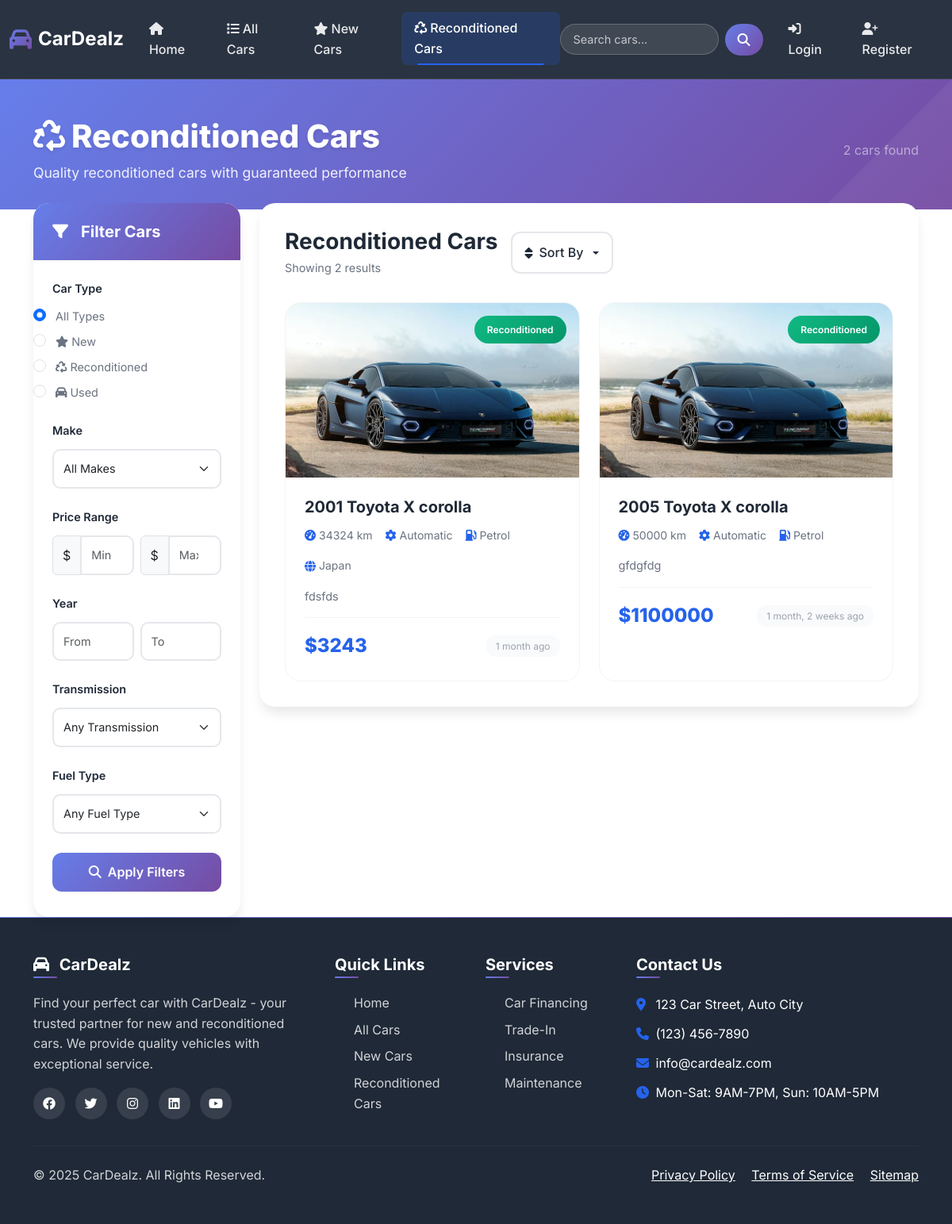
/cars/reconditioned/, run on the app's committed database.
### cars/models.py (models this page shows, shortened)
class Car(models.Model):
    NEW = 'new'
    RECONDITIONED = 'reconditioned'
    USED = 'used'
    CAR_TYPE_CHOICES = [
        (NEW, 'New'),
        (RECONDITIONED, 'Reconditioned'),
        (USED, 'Used')
    ]
    AUTOMATIC = 'automatic'
    MANUAL = 'manual'
    CVT = 'cvt'
    TRANSMISSION_CHOICES = [
        (AUTOMATIC, 'Automatic'),
        (MANUAL, 'Manual'),
        (CVT, 'CVT')
    ]
    PETROL = 'petrol'
    DIESEL = 'diesel'
    HYBRID = 'hybrid'
    ELECTRIC = 'electric'
    FUEL_TYPE_CHOICES = [
        (PETROL, 'Petrol'),
        (DIESEL, 'Diesel'),
        (HYBRID, 'Hybrid'),
        (ELECTRIC, 'Electric')
    ]
    make = models.ForeignKey(CarMake, on_delete=models.CASCADE, related_name='cars')
    model = models.ForeignKey(CarModel, on_delete=models.CASCADE, related_name='cars')
    year = models.PositiveIntegerField()
    car_type = models.CharField(max_length=20, choices=CAR_TYPE_CHOICES)
    price = models.DecimalField(max_digits=12, decimal_places=2)
    mileage = models.PositiveIntegerField(help_text="Mileage in km")
    engine_capacity = models.DecimalField(max_digits=4, decimal_places=1, help_text="Engine capacity in liters")
    transmission = models.CharField(max_length=20, choices=TRANSMISSION_CHOICES)
    fuel_type = models.CharField(max_length=20, choices=FUEL_TYPE_CHOICES)
    color = models.CharField(max_length=50)
    doors = models.PositiveSmallIntegerField(default=4)
    seats = models.PositiveSmallIntegerField(default=5)
    features = models.TextField(help_text="List the features of the car")
    description = models.TextField()
    country_of_origin = models.CharField(max_length=100, blank=True, null=True)
    recondition_status = models.CharField(max_length=100, blank=True, null=True,
                                          help_text="Details about reconditioning work done")
    seller = models.ForeignKey(User, on_delete=models.CASCADE, related_name='cars')
    is_featured = models.BooleanField(default=False)
    is_sold = models.BooleanField(default=False)
    posted_on = models.DateTimeField(auto_now_add=True)
    updated_on = models.DateTimeField(auto_now=True)
    slug = models.SlugField(max_length=200, unique=True)
    class Meta:
        ordering = ['-posted_on']
    def __str__(self):
        return f"{self.year} {self.make} {self.model} - {self.get_car_type_display()}"
    def get_absolute_url(self):
        return reverse('car-detail', kwargs={'slug': self.slug})

class CarImage(models.Model):
    car = models.ForeignKey(Car, on_delete=models.CASCADE, related_name='images')
    image = models.ImageField(upload_to='cars/')
    is_primary = models.BooleanField(default=False)

class CarMake(models.Model):
    name = models.CharField(max_length=100)
    logo = models.ImageField(upload_to='makes/', blank=True, null=True)
    description = models.TextField(blank=True)
    def __str__(self):
        return self.name

class CarModel(models.Model):
    make = models.ForeignKey(CarMake, on_delete=models.CASCADE, related_name='models')
    name = models.CharField(max_length=100)
    def __str__(self):
        return f"{self.make.name} {self.name}"

### cars/views.py (the view, shortened to what this page needs)
# urls.py: path('', views.CarListView.as_view(), name='car-list'),
class CarListView(ListView):
    model = Car
    template_name = 'cars/car_list.html'
    context_object_name = 'cars'
    paginate_by = 12
    def get_queryset(self):
        queryset = Car.objects.filter(is_sold=False)
        form = CarFilterForm(self.request.GET)
        if form.is_valid():
            data = form.cleaned_data
            if data.get('make'):
                queryset = queryset.filter(make__name__icontains=data['make'])
            if data.get('model'):
                queryset = queryset.filter(model__name__icontains=data['model'])
            if data.get('car_type'):
                queryset = queryset.filter(car_type=data['car_type'])
            if data.get('min_price'):
                queryset = queryset.filter(price__gte=data['min_price'])
            if data.get('max_price'):
                queryset = queryset.filter(price__lte=data['max_price'])
            if data.get('min_year'):
                queryset = queryset.filter(year__gte=data['min_year'])
            if data.get('max_year'):
                queryset = queryset.filter(year__lte=data['max_year'])
            if data.get('transmission'):
                queryset = queryset.filter(transmission=data['transmission'])
            if data.get('fuel_type'):
                queryset = queryset.filter(fuel_type=data['fuel_type'])
        q = self.request.GET.get('q')
        return queryset
    def get_context_data(self, **kwargs):
        context = super().get_context_data(**kwargs)
        context['filter_form'] = CarFilterForm(self.request.GET)
        context['car_types'] = Car.CAR_TYPE_CHOICES
        context['makes'] = CarMake.objects.all()
        return context

### cars/templates/cars/car_list.html (shortened to what this page needs)
{% extends 'base.html' %}
{% block content %}
<section class="page-header">
    <div class="container">
        <div class="row align-items-center">
            <div class="col-md-8">
                <h1 class="page-title">
                    {% if view.kwargs.car_type == 'new' %}
                        <i class="fas fa-star me-2"></i>New Cars
                    {% elif view.kwargs.car_type == 'reconditioned' %}
                        <i class="fas fa-recycle me-2"></i>Reconditioned Cars
                    {% else %}
                        <i class="fas fa-car me-2"></i>All Cars
                    {% endif %}
                </h1>
                <p class="page-subtitle">
                    {% if view.kwargs.car_type == 'new' %}
                        Discover our latest collection of brand new vehicles
                    {% elif view.kwargs.car_type == 'reconditioned' %}
                        Quality reconditioned cars with guaranteed performance
                    {% else %}
                        Browse our complete inventory of premium vehicles
                    {% endif %}
                </p>
            </div>
            <div class="col-md-4 text-md-end">
                <div class="d-flex align-items-center justify-content-md-end gap-3">
                    <span class="text-white-50">{{ cars|length }} cars found</span>
                </div>
            </div>
        </div>
    </div>
</section>
<div class="container main-content">
    <div class="row g-4">
        <div class="col-lg-3">
            <div class="filter-sidebar">
                <div class="filter-header">
                    <h5><i class="fas fa-filter me-2"></i>Filter Cars</h5>
                </div>
                <div class="filter-body">
                    <form method="get" action="{% url 'car-list' %}" id="filterForm">
                        <div class="filter-group">
                            <label class="filter-label">Car Type</label>
                            <div class="form-check">
                                <input class="form-check-input" type="radio" name="car_type" value="" id="type_all"
                                       {% if not filter_form.car_type.value %}checked{% endif %}>
                                <label class="form-check-label" for="type_all">All Types</label>
                            </div>
                            {% for value, display in car_types %}
                                <div class="form-check">
                                    <input class="form-check-input" type="radio" name="car_type" value="{{ value }}"
                                           id="type_{{ value }}"
                                           {% if filter_form.car_type.value == value %}checked{% endif %}>
                                    <label class="form-check-label" for="type_{{ value }}">
                                        {% if value == 'new' %}
                                            <i class="fas fa-star me-1"></i>
                                        {% elif value == 'reconditioned' %}
                                            <i class="fas fa-recycle me-1"></i>
                                        {% else %}
                                            <i class="fas fa-car me-1"></i>
                                        {% endif %}
                                        {{ display }}
                                    </label>
                                </div>
                            {% endfor %}
                        </div>
                        <div class="filter-group">
                            <label for="make" class="filter-label">Make</label>
                            <select class="form-select" id="make" name="make">
                                <option value="">All Makes</option>
                            </select>
                        </div>
                        <div class="filter-group">
                            <label class="filter-label">Price Range</label>
                            <div class="row g-2">
                                <div class="col-6">
                                    <div class="input-group">
                                        <span class="input-group-text">$</span>
                                        <input type="number" class="form-control" name="min_price" placeholder="Min"
                                               value="{{ filter_form.min_price.value|default:'' }}">
                                    </div>
                                </div>
                                <div class="col-6">
                                    <div class="input-group">
                                        <span class="input-group-text">$</span>
                                        <input type="number" class="form-control" name="max_price" placeholder="Max"
                                               value="{{ filter_form.max_price.value|default:'' }}">
                                    </div>
                                </div>
                            </div>
                        </div>
                        <div class="filter-group">
                            <label class="filter-label">Year</label>
                            <div class="row g-2">
                                <div class="col-6">
                                    <input type="number" class="form-control" name="min_year" placeholder="From"
                                           value="{{ filter_form.min_year.value|default:'' }}">
                                </div>
                                <div class="col-6">
                                    <input type="number" class="form-control" name="max_year" placeholder="To"
                                           value="{{ filter_form.max_year.value|default:'' }}">
                                </div>
                            </div>
                        </div>
                        <div class="filter-group">
                            <label for="transmission" class="filter-label">Transmission</label>
                            <select class="form-select" id="transmission" name="transmission">
                                <option value="">Any Transmission</option>
                            </select>
                        </div>
                        <div class="filter-group">
                            <label for="fuel_type" class="filter-label">Fuel Type</label>
                            <select class="form-select" id="fuel_type" name="fuel_type">
                                <option value="">Any Fuel Type</option>
                            </select>
                        </div>
                        <button type="submit" class="btn-filter">
                            <i class="fas fa-search me-2"></i>Apply Filters
                        </button>
                    </form>
                </div>
            </div>
        </div>
        <div class="col-lg-9">
            <div class="car-listing">
                <div class="listing-header">
                    <div>
                        <h2 class="listing-title">
                            {% if view.kwargs.car_type == 'new' %}
                                New Cars
                            {% elif view.kwargs.car_type == 'reconditioned' %}
                                Reconditioned Cars
                            {% else %}
                                All Cars
                            {% endif %}
                        </h2>
                        <div class="results-count">
                            Showing {{ cars|length }}
                            results
                        </div>
                    </div>
                    <div class="d-flex align-items-center gap-3">
                        <div class="dropdown">
                            <button class="btn-sort dropdown-toggle" type="button" id="sortDropdown"
                                    data-bs-toggle="dropdown" aria-expanded="false">
                                <i class="fas fa-sort"></i>
                                Sort By
                            </button>
                        </div>
                    </div>
                </div>
                <div class="car-grid">
                    {% for car in cars %}
                        <a href="{{ car.get_absolute_url }}" class="car-card">
                            <div class="car-image-container">
                                {% if car.images.exists %}
                                    <img src="{{ car.images.first.image.url }}" alt="{{ car }}" class="car-image">
                                {% else %}
                                    <img src="https://via.placeholder.com/300x220/667eea/ffffff?text=No+Image" alt="{{ car }}" class="car-image">
                                {% endif %}
                                <div class="car-badge badge-{{ car.car_type }}">
                                    {{ car.get_car_type_display }}
                                </div>
                            </div>
                            <div class="car-content">
                                <h3 class="car-title">{{ car.year }} {{ car.make.name }} {{ car.model.name }}</h3>
                                <div class="car-specs">
                                    <div class="car-spec-item">
                                        <i class="fas fa-tachometer-alt"></i>
                                        {{ car.mileage|floatformat:0 }} km
                                    </div>
                                    <div class="car-spec-item">
                                        <i class="fas fa-cog"></i>
                                        {{ car.get_transmission_display }}
                                    </div>
                                    <div class="car-spec-item">
                                        <i class="fas fa-gas-pump"></i>
                                        {{ car.get_fuel_type_display }}
                                    </div>
                                    {% if car.country_of_origin %}
                                        <div class="car-spec-item">
                                            <i class="fas fa-globe"></i>
                                            {{ car.country_of_origin }}
                                        </div>
                                    {% endif %}
                                </div>
                                <p class="car-description">{{ car.description|truncatewords:20 }}</p>
                                <div class="car-footer">
                                    <div class="car-price">${{ car.price|floatformat:0 }}</div>
                                    <div class="car-posted">{{ car.posted_on|timesince }} ago</div>
                                </div>
                            </div>
                        </a>
                    {% endfor %}
                </div>
            </div>
        </div>
    </div>
</div>
{% endblock %}

### data on the page
Car: images.first.image (picture), car_type "Reconditioned", year "2001", make.name "Toyota", model.name "X corolla", mileage "34324", transmission "Automatic", fuel_type "Petrol", country_of_origin "Japan", description "fdsfds", price "3243", posted_on "1 month"
Car: images.first.image (picture), car_type "Reconditioned", year "2005", make.name "Toyota", model.name "X corolla", mileage "50000", transmission "Automatic", fuel_type "Petrol", description "gfdgfdg", price "1100000", posted_on "1 month, 2 weeks"

### other printed values
{{ cars|length }} "2"
{{ display }} "New" "Reconditioned" "Used"
